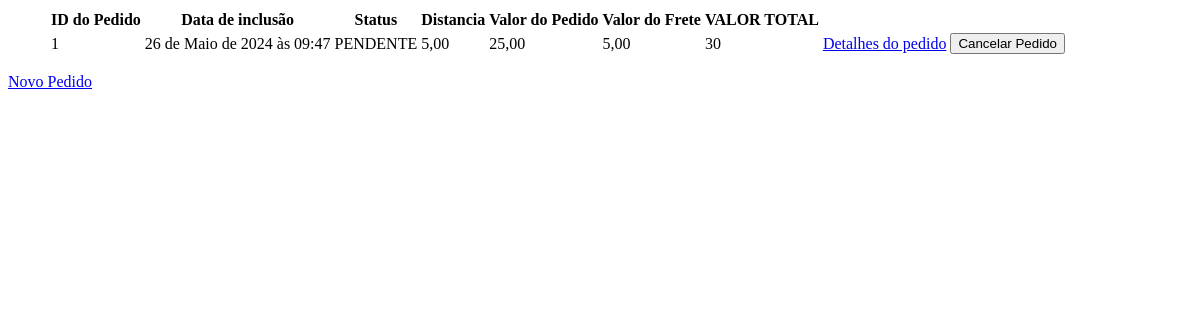
Page / (signed in) on the earlier database version.
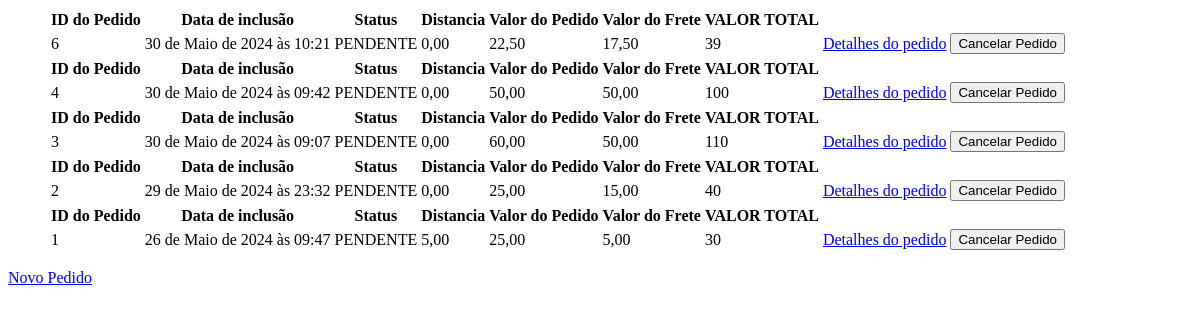
Same page on the later database version.
### pedidos/models.py (models this page shows, shortened)
class Pedido(DirtyFieldsMixin, models.Model):
    STATUS = [
        ('A', 'ABERTO'),
        ('P', 'PENDENTE'),
        ('E', 'ENTREGUE'),
        ('C', 'CANCELADO')
    ]
    cliente = models.ForeignKey(User, on_delete=models.CASCADE)
    distancia = models.DecimalField(max_digits=10, decimal_places=2)
    vl_frete = models.DecimalField(max_digits=10, decimal_places=2)
    vl_pedido = models.DecimalField(max_digits=10, decimal_places=2)
    status = models.CharField(max_length=1, choices=STATUS, default='A')
    data_inclusao = models.DateTimeField("Data Inclusão", default=timezone.now)
    data_cancelado = models.DateTimeField("Data Cancelamento", blank=True, null=True)

### pedidos/views.py (the view)
# urls.py: path("", views.IndexView.as_view(), name="index"),
class IndexView(generic.ListView):
    template_name = "pedidos/index.html"
    context_object_name = "latest_pedido_list"
    paginate_by = 5
    def get_queryset(self):
        return Pedido.objects.filter(~Q(status='C'), cliente_id=self.request.user.id)\
                             .select_related('cliente')\
                             .prefetch_related('item_set__marmita')\
                             .order_by("-data_inclusao")

### pedidos/templates/pedidos/index.html (shortened to what this page needs)
{% if latest_pedido_list %}
    <ul>
        {% for pedido in latest_pedido_list %}
            <table>
                <tr>
                <th>ID do Pedido</th>
                <th>Data de inclusão</th>
                <th>Status</th>
                <th>Distancia</th>
                <th>Valor do Pedido</th>
                <th>Valor do Frete</th>
                <th>VALOR TOTAL</th>
                </tr>
                <tr>
                    <td>{{pedido.id}}</td>
                    <td>{{pedido.data_inclusao}}</td>
                    <td>{{pedido.get_status_display}}</td>
                    <td>{{pedido.distancia}}</td>
                    <td>{{pedido.vl_pedido}}</td>
                    <td>{{pedido.vl_frete}}</td>
                    <td>{% with total=pedido.vl_pedido|add:pedido.vl_frete %}
                            {{ total }}
                        {% endwith %}
                    </td>
                    <td>
                        <a href="{% url 'pedidos:detail' pedido.id %}">Detalhes do pedido</a>
                    </td>
                    {% if pedido.status == 'P' %}
                        <td>
                            <form method="post" action="{% url 'pedidos:cancelar-pedido' pedido.id %}" style="display:inline;">
                                <button type="submit" onclick="return confirm('Tem certeza de que deseja cancelar este pedido?');">Cancelar Pedido</button>
                            </form>
                        </td>
                    {% endif %}
                </tr>
            </table>
        {% endfor %}
    </ul>
    <a href="{% url 'pedidos:adicionar-marmita' %}">Novo Pedido</a>
{% endif %}

Differences in the rows shown:
added Pedido: id "6", data_inclusao "30 de Maio de 2024 às 10:21", status "PENDENTE", distancia "0,00", vl_pedido "22,50", vl_frete "17,50", pedido "39", shows "Cancelar Pedido"
added Pedido: id "4", data_inclusao "30 de Maio de 2024 às 09:42", status "PENDENTE", distancia "0,00", vl_pedido "50,00", vl_frete "50,00", pedido "100", shows "Cancelar Pedido"
added Pedido: id "3", data_inclusao "30 de Maio de 2024 às 09:07", status "PENDENTE", distancia "0,00", vl_pedido "60,00", vl_frete "50,00", pedido "110", shows "Cancelar Pedido"
added Pedido: id "2", data_inclusao "29 de Maio de 2024 às 23:32", status "PENDENTE", distancia "0,00", vl_pedido "25,00", vl_frete "15,00", pedido "40", shows "Cancelar Pedido"
